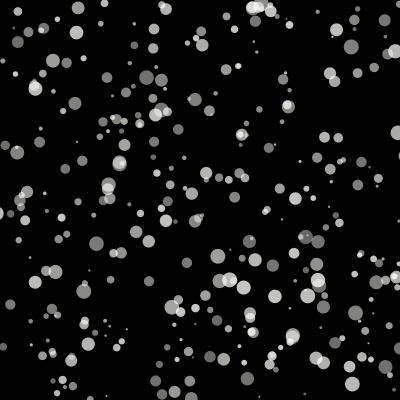
Frame 1 (no input)
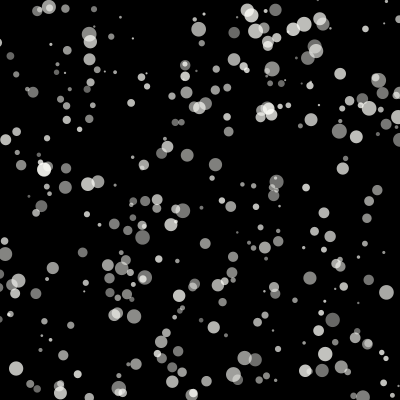
Frame 60 (the mouse pressed at the canvas centre just before this capture)
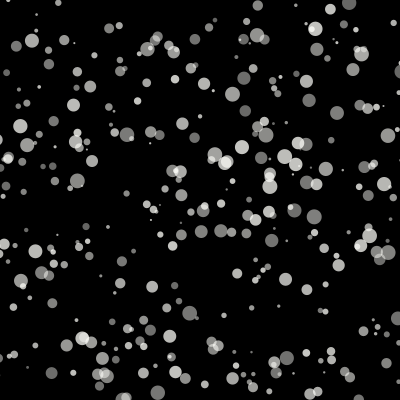
Frame 120 (the mouse held since frame 60 and released just before this capture)

The Processing sketch that drew these frames (run headless with seeded random() and noise(); from frame 60 on, the mouse is pressed at the canvas centre):

// Processing sketch: processing_98073
// ── processing_98073.pde


int NUM_BALLS = 500;

Ball [] myBalls = new Ball[NUM_BALLS];
Ball myBall;
Ball myBall2;

void setup()
{
  size(400, 400);
  smooth();
  noStroke();
  
  for (int i=0; i<NUM_BALLS; i++) {
    myBalls [i] = new Ball();
    myBalls [i].posX = random (-100, width+100);
    myBalls [i].posY= random (0, height);
    myBalls [i].speedY =random (1, 3);
    myBalls [i].angle = random (radians(1), radians(100));
    myBalls [i].myDiameter = random(2,15);
    myBalls [i].a = random(100, 200);
  }
}

void draw ()
{
  background (0);
  for (int i=0; i<NUM_BALLS; i++) {
    myBalls[i].update();
  }
}

class Ball {
  float myDiameter = 10;
  float posX = 250;
  float posY = 250;
  float speedX=.5;
  float r = 255;
  float g = 255;
  float b =250;
  float a = 100;
  float speedY =5;
  float angle = 0;
  
  void update() {
   
    posY+=speedY;
    if (posY>height)
    posY=0;
   
    angle+= 0.01;
    posX += cos(angle)*speedX;
    fill(r, g, b, a);
    ellipse (posX, posY, myDiameter, myDiameter);
  }
}

/*borrowed from processing.org 
*/
